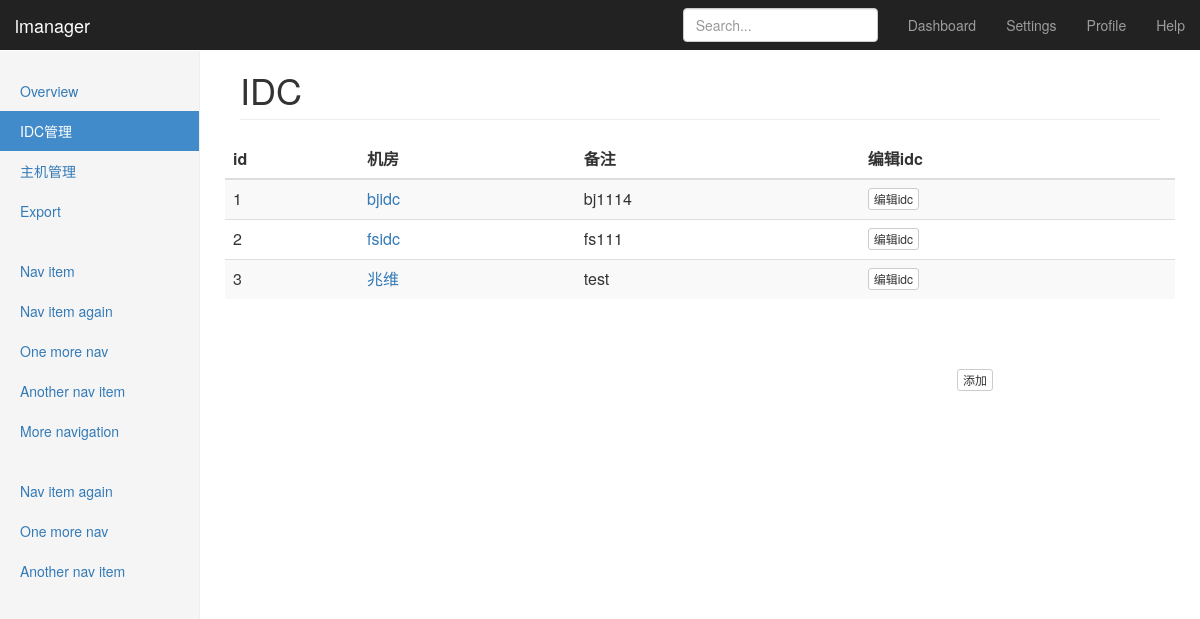
The app's page /idc/ (signed in), older data.
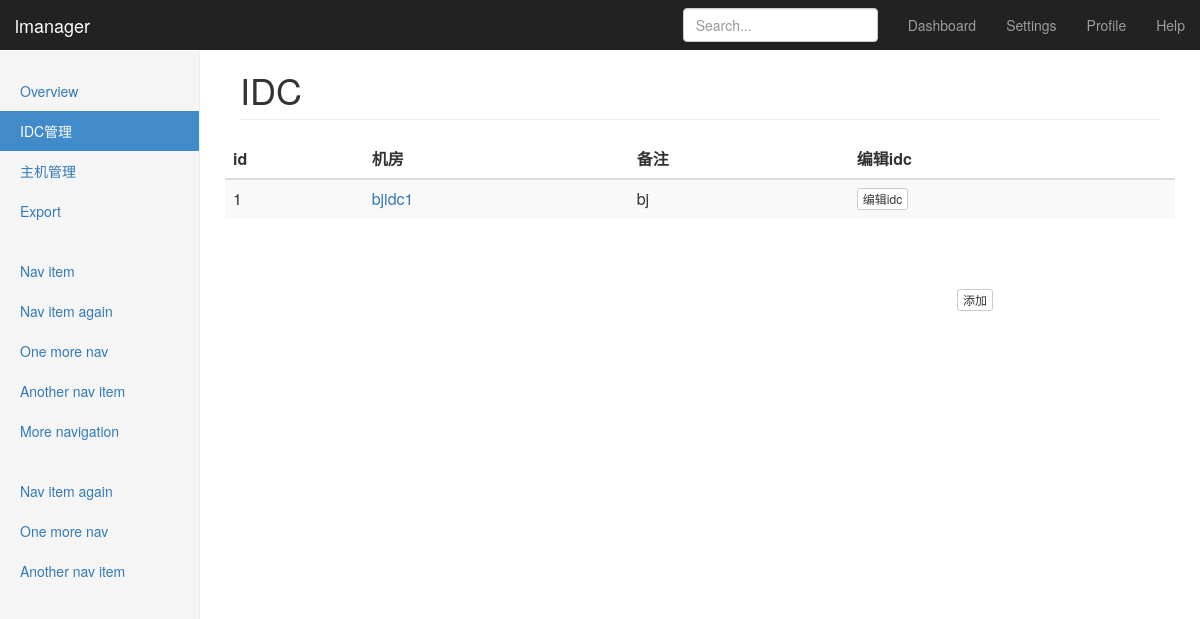
The same page, newer data.
### cmdb/models.py (models this page shows, shortened)
class Idc(models.Model):
    owner = models.ForeignKey(User)
    name = models.CharField(max_length=40, verbose_name='机房名称')
    remark = models.CharField(max_length=50, verbose_name='备注')
    date_added = models.DateTimeField(auto_now_add=True)
    class Meta:
        verbose_name = '机房'
        verbose_name_plural = '机房'

### cmdb/views.py (the view)
# urls.py: url(r'^idc/$', views.idc, name='idc'),
@login_required
def idc(request):
    idc = Idc.objects.all()
    context = {'idc': idc}
    return render(request, 'cmdb/idc.html', context)

### cmdb/templates/cmdb/idc.html (shortened to what this page needs)
<html lang="zh-CN" class=""><head>
    <link href="https://cdn.bootcss.com/bootstrap/3.3.7/css/bootstrap.min.css" rel="stylesheet">
    <link href="/static/css/dashboard.css" rel="stylesheet">
<style type="text/css">.fancybox-margin{margin-right:0px;}</style></head>
  <body data-feedly-mini="yes" data-gclp-initialized="true" data-gistbox-initialized="true">
    <nav class="navbar navbar-inverse navbar-fixed-top">
      <div class="container-fluid">
        <div class="navbar-header">
          <a class="navbar-brand" href="#">lmanager</a>
        </div>
        <div id="navbar" class="navbar-collapse collapse">
          <ul class="nav navbar-nav navbar-right">
            <li><a href="#">Dashboard</a></li>
            <li><a href="#">Settings</a></li>
            <li><a href="#">Profile</a></li>
            <li><a href="#">Help</a></li>
          </ul>
          <form class="navbar-form navbar-right">
            <input type="text" class="form-control" placeholder="Search...">
          </form>
        </div>
      </div>
    </nav>
    <div class="container-fluid">
      <div class="row">
        <div class="col-sm-3 col-md-2 sidebar">
          <ul class="nav nav-sidebar">
            <li><a href="/">Overview <span class="sr-only">(current)</span></a></li>
            <li  class="active"><a href="/idc">IDC管理</a></li>
            <li><a href="">主机管理</a></li>
            <li><a href="#">Export</a></li>
          </ul>
          <ul class="nav nav-sidebar">
            <li><a href="">Nav item</a></li>
            <li><a href="">Nav item again</a></li>
            <li><a href="">One more nav</a></li>
            <li><a href="">Another nav item</a></li>
            <li><a href="">More navigation</a></li>
          </ul>
          <ul class="nav nav-sidebar">
            <li><a href="">Nav item again</a></li>
            <li><a href="">One more nav</a></li>
            <li><a href="">Another nav item</a></li>
          </ul>
        </div>
        <div class="col-sm-9 col-sm-offset-3 col-md-10 col-md-offset-2 main">
          <h1 class="page-header">IDC</h1>
          <div class="row placeholders">
          <div class="table-responsive">
            <table class="table table-striped">
              <thead>
                <tr>
                  <th>id</th>
                  <th>机房</th>
                  <th>备注</th>
                  <th>编辑idc</th>
                </tr>
              </thead>
              <tbody>
                {% for idcall in idc %}
                <tr>
                  <td>{{idcall.id}}</td>
                  <td><a href="{% url 'cmdb:hostlist' idcall.id %}">{{idcall.name}}</a></td>
                  <td>{{idcall.remark}}</td>
                  <td><a class="btn btn-default btn-xs" href="{% url 'cmdb:edit_idc' idcall.id %}">编辑idc</a></td>
                </tr>
                {% endfor %}
              </tbody>
            </table>
            <a href="{%url 'cmdb:new_idc'%}"><button style="margin-left:550px;margin-top:50px;" type="button" class="btn btn-default btn-xs">添加</button></a>
          </div>
        </div>
      </div>
    </div>
   </body>
</html>

### lmanager/static/css/dashboard.css (style rules this page uses)
body { padding-top: 50px; }
.navbar-fixed-top { border: 0; }
.sidebar { display: none; }
@media (min-width: 768px) { .sidebar { position: fixed; top: 51px; bottom: 0; left: 0; z-index: 1000; display: block; padding: 20px; overflow-x: hidden; overflow-y: auto; background-color: #f5f5f5; border-right: 1px solid #eee; } }
.nav-sidebar { margin-right: -21px; margin-bottom: 20px; margin-left: -20px; }
.nav-sidebar > li > a { padding-right: 20px; padding-left: 20px; }
.nav-sidebar > .active > a, .nav-sidebar > .active > a:hover, .nav-sidebar > .active > a:focus { color: #fff; background-color: #428bca; }
.main { padding: 20px; }
@media (min-width: 768px) { .main { padding-right: 40px; padding-left: 40px; } }
.main .page-header { margin-top: 0; }
.placeholders { margin-bottom: 30px; text-align: center; }

Row changes from the older to the newer data that the page shows:
removed Idc: id "2", name "fsidc", remark "fs111"
removed Idc: id "3", name "兆维", remark "test"
changed Idc id 1: name "bjidc" → "bjidc1"; remark "bj1114" → "bj"
